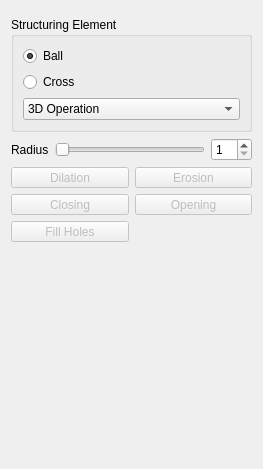
<?xml version="1.0" encoding="UTF-8"?>
<ui version="4.0">
 <class>QmitkMorphologicalOperationsWidgetControls</class>
 <widget class="QWidget" name="QmitkMorphologicalOperationsWidgetControls">
  <property name="geometry">
   <rect>
    <x>0</x>
    <y>0</y>
    <width>263</width>
    <height>469</height>
   </rect>
  </property>
  <property name="windowTitle">
   <string>Form</string>
  </property>
  <layout class="QVBoxLayout" name="verticalLayout_2">
   <item>
    <widget class="QmitkDataSelectionWidget" name="dataSelectionWidget" native="true"/>
   </item>
   <item>
    <widget class="QGroupBox" name="groupBox_6">
     <property name="title">
      <string>Structuring Element</string>
     </property>
     <layout class="QVBoxLayout" name="verticalLayout">
      <item>
       <widget class="QRadioButton" name="radioButtonMorphoBall">
        <property name="text">
         <string>Ball</string>
        </property>
        <property name="checked">
         <bool>true</bool>
        </property>
       </widget>
      </item>
      <item>
       <widget class="QRadioButton" name="radioButtonMorphoCross">
        <property name="text">
         <string>Cross</string>
        </property>
       </widget>
      </item>
      <item>
       <widget class="QComboBox" name="planeSelectionComboBox">
        <item>
         <property name="text">
          <string>3D Operation</string>
         </property>
        </item>
        <item>
         <property name="text">
          <string>2D Operation - Axial</string>
         </property>
        </item>
        <item>
         <property name="text">
          <string>2D Operation - Sagital</string>
         </property>
        </item>
        <item>
         <property name="text">
          <string>2D Operation - Coronal</string>
         </property>
        </item>
       </widget>
      </item>
     </layout>
    </widget>
   </item>
   <item>
    <layout class="QHBoxLayout" name="horizontalLayout_2">
     <item>
      <widget class="QLabel" name="label">
       <property name="text">
        <string>Radius</string>
       </property>
      </widget>
     </item>
     <item>
      <widget class="QSlider" name="sliderMorphFactor">
       <property name="minimum">
        <number>1</number>
       </property>
       <property name="maximum">
        <number>20</number>
       </property>
       <property name="pageStep">
        <number>1</number>
       </property>
       <property name="orientation">
        <enum>Qt::Horizontal</enum>
       </property>
      </widget>
     </item>
     <item>
      <widget class="QSpinBox" name="spinBoxMorphFactor">
       <property name="minimum">
        <number>1</number>
       </property>
       <property name="maximum">
        <number>20</number>
       </property>
      </widget>
     </item>
    </layout>
   </item>
   <item>
    <layout class="QGridLayout" name="gridLayout">
     <item row="0" column="0">
      <widget class="QToolButton" name="btnDilatation">
       <property name="enabled">
        <bool>false</bool>
       </property>
       <property name="sizePolicy">
        <sizepolicy hsizetype="Minimum" vsizetype="Fixed">
         <horstretch>0</horstretch>
         <verstretch>0</verstretch>
        </sizepolicy>
       </property>
       <property name="text">
        <string>Dilation</string>
       </property>
       <property name="icon">
        <iconset resource="../../../../resources/MorphologicalOperationsWidget.qrc">
         <normaloff>:/SegmentationUtilities/MorphologicalOperations/Dilate_48x48.png</normaloff>:/SegmentationUtilities/MorphologicalOperations/Dilate_48x48.png</iconset>
       </property>
       <property name="iconSize">
        <size>
         <width>32</width>
         <height>32</height>
        </size>
       </property>
       <property name="toolButtonStyle">
        <enum>Qt::ToolButtonTextUnderIcon</enum>
       </property>
      </widget>
     </item>
     <item row="0" column="1">
      <widget class="QToolButton" name="btnErosion">
       <property name="enabled">
        <bool>false</bool>
       </property>
       <property name="sizePolicy">
        <sizepolicy hsizetype="Minimum" vsizetype="Fixed">
         <horstretch>0</horstretch>
         <verstretch>0</verstretch>
        </sizepolicy>
       </property>
       <property name="text">
        <string>Erosion</string>
       </property>
       <property name="icon">
        <iconset resource="../../../../resources/MorphologicalOperationsWidget.qrc">
         <normaloff>:/SegmentationUtilities/MorphologicalOperations/Erode_48x48.png</normaloff>:/SegmentationUtilities/MorphologicalOperations/Erode_48x48.png</iconset>
       </property>
       <property name="iconSize">
        <size>
         <width>32</width>
         <height>32</height>
        </size>
       </property>
       <property name="toolButtonStyle">
        <enum>Qt::ToolButtonTextUnderIcon</enum>
       </property>
      </widget>
     </item>
     <item row="1" column="0">
      <widget class="QToolButton" name="btnClosing">
       <property name="enabled">
        <bool>false</bool>
       </property>
       <property name="sizePolicy">
        <sizepolicy hsizetype="Minimum" vsizetype="Fixed">
         <horstretch>0</horstretch>
         <verstretch>0</verstretch>
        </sizepolicy>
       </property>
       <property name="text">
        <string>Closing</string>
       </property>
       <property name="icon">
        <iconset resource="../../../../resources/MorphologicalOperationsWidget.qrc">
         <normaloff>:/SegmentationUtilities/MorphologicalOperations/Closing_48x48.png</normaloff>:/SegmentationUtilities/MorphologicalOperations/Closing_48x48.png</iconset>
       </property>
       <property name="iconSize">
        <size>
         <width>32</width>
         <height>32</height>
        </size>
       </property>
       <property name="toolButtonStyle">
        <enum>Qt::ToolButtonTextUnderIcon</enum>
       </property>
      </widget>
     </item>
     <item row="1" column="1">
      <widget class="QToolButton" name="btnOpening">
       <property name="enabled">
        <bool>false</bool>
       </property>
       <property name="sizePolicy">
        <sizepolicy hsizetype="Minimum" vsizetype="Fixed">
         <horstretch>0</horstretch>
         <verstretch>0</verstretch>
        </sizepolicy>
       </property>
       <property name="text">
        <string>Opening</string>
       </property>
       <property name="icon">
        <iconset resource="../../../../resources/MorphologicalOperationsWidget.qrc">
         <normaloff>:/SegmentationUtilities/MorphologicalOperations/Opening_48x48.png</normaloff>:/SegmentationUtilities/MorphologicalOperations/Opening_48x48.png</iconset>
       </property>
       <property name="iconSize">
        <size>
         <width>32</width>
         <height>32</height>
        </size>
       </property>
       <property name="toolButtonStyle">
        <enum>Qt::ToolButtonTextUnderIcon</enum>
       </property>
      </widget>
     </item>
     <item row="2" column="0">
      <widget class="QToolButton" name="btnFillHoles">
       <property name="enabled">
        <bool>false</bool>
       </property>
       <property name="sizePolicy">
        <sizepolicy hsizetype="Minimum" vsizetype="Fixed">
         <horstretch>0</horstretch>
         <verstretch>0</verstretch>
        </sizepolicy>
       </property>
       <property name="toolTip">
        <string>Globally fills holes in segmentation (structuring element and radius not required)</string>
       </property>
       <property name="text">
        <string>Fill Holes</string>
       </property>
       <property name="icon">
        <iconset resource="../../../../resources/MorphologicalOperationsWidget.qrc">
         <normaloff>:/SegmentationUtilities/MorphologicalOperations/FillHoles_48x48.png</normaloff>:/SegmentationUtilities/MorphologicalOperations/FillHoles_48x48.png</iconset>
       </property>
       <property name="iconSize">
        <size>
         <width>32</width>
         <height>32</height>
        </size>
       </property>
       <property name="toolButtonStyle">
        <enum>Qt::ToolButtonTextUnderIcon</enum>
       </property>
      </widget>
     </item>
    </layout>
   </item>
   <item>
    <spacer name="verticalSpacer">
     <property name="orientation">
      <enum>Qt::Vertical</enum>
     </property>
     <property name="sizeHint" stdset="0">
      <size>
       <width>20</width>
       <height>518</height>
      </size>
     </property>
    </spacer>
   </item>
  </layout>
 </widget>
 <customwidgets>
  <customwidget>
   <class>QmitkDataSelectionWidget</class>
   <extends>QWidget</extends>
   <header>internal/Common/QmitkDataSelectionWidget.h</header>
   <container>1</container>
  </customwidget>
 </customwidgets>
 <resources>
  <include location="../../../../resources/MorphologicalOperationsWidget.qrc"/>
 </resources>
 <connections>
  <connection>
   <sender>sliderMorphFactor</sender>
   <signal>valueChanged(int)</signal>
   <receiver>spinBoxMorphFactor</receiver>
   <slot>setValue(int)</slot>
   <hints>
    <hint type="sourcelabel">
     <x>240</x>
     <y>27</y>
    </hint>
    <hint type="destinationlabel">
     <x>766</x>
     <y>36</y>
    </hint>
   </hints>
  </connection>
  <connection>
   <sender>spinBoxMorphFactor</sender>
   <signal>valueChanged(int)</signal>
   <receiver>sliderMorphFactor</receiver>
   <slot>setValue(int)</slot>
   <hints>
    <hint type="sourcelabel">
     <x>784</x>
     <y>38</y>
    </hint>
    <hint type="destinationlabel">
     <x>657</x>
     <y>38</y>
    </hint>
   </hints>
  </connection>
 </connections>
</ui>
